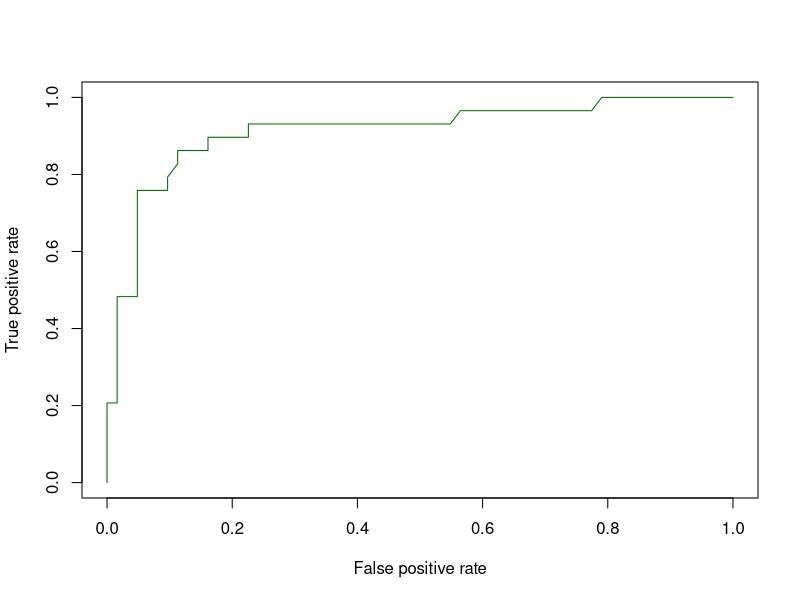
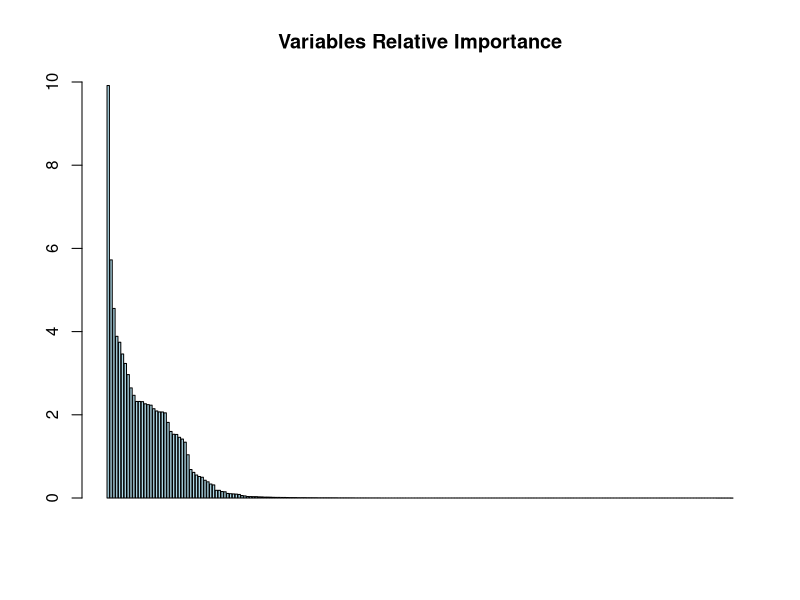

R code for these plots, in order:
##########library##########
library(corrplot)
library(glmnet)
library(e1071)
library(randomForest)
library(caret)
library(dplyr)
library(caret)


rm(list = ls())
CAD4 = read.csv("CAD4.csv")


##########Data Cleaning
options(digits = 5)

#get the summary of the CAD4 dataset
summary(CAD4)

#look at the type of each variable in the dataset
str(CAD4)

#remove the NULL value in the dataset
new_CAD4 = na.omit(CAD4)
new_CAD4


# #get all the categorical attributes and remove the NA values
# CAD4_cat = subset(new_CAD4, select = c(Sex,Obesity,CRF,CVA,`Airway.disease`,`Thyroid.Disease`,CHF,DLP,
#                                        `Weak.Peripheral.Pulse`,`Lung.rales`,`Systolic.Murmur`,`Diastolic.Murmur`,Dyspnea,Atypical,Nonanginal,
#                                        `Exertional.CP`,`LowTH.Ang`,LVH,`Poor.R.Progression`,BBB,VHD,Cath))
# 
# 
# #get all the real-valued attributes and remove the NA values
# CAD4_num = subset(new_CAD4, select = -c(Sex,Obesity,CRF,CVA,`Airway.disease`,`Thyroid.Disease`,CHF,DLP,
#                                         `Weak.Peripheral.Pulse`,`Lung.rales`,`Systolic.Murmur`,`Diastolic.Murmur`,Dyspnea,Atypical,Nonanginal,
#                                         `Exertional.CP`,`LowTH.Ang`,LVH,`Poor.R.Progression`,BBB,VHD,Cath))
# 
# CAD4_num


# #plot a heatmap to see the correlation of all the variables
# factor_vars <- names(which(sapply(new_CAD4, class) == "factor"))
# numeric_vars <- setdiff(colnames(new_CAD4), factor_vars)
# numeric_vars <- setdiff(numeric_vars, "Cath")
# numeric_vars
# numeric_vars_mat <- as.matrix(new_CAD4[, numeric_vars, drop=FALSE])
# numeric_vars_cor <- cor(numeric_vars_mat)
# numeric_vars_cor
# corrplot(numeric_vars_cor)



#convert the character to factor
new_CAD4[sapply(new_CAD4, is.character)] = lapply(new_CAD4[sapply(new_CAD4, is.character)],
                                                   as.factor)


#split the dataset into training set and testing set
train.row = sample(1:nrow(new_CAD4), 0.7*nrow(new_CAD4))
CAD4.train = new_CAD4[train.row,]
CAD4.test = new_CAD4[-train.row,]
CAD4.test
CAD4.train


#Random Forest
CAD4_randomforest = randomForest(Cath ~., data = CAD4.train, importance = TRUE)

#Random Forest
#Calculate the accuracy for Random Forest
CAD4_pred_randomforest = predict(CAD4_randomforest, CAD4.test)

#Create confusion matrix
randomforest_confusion = table(Predicted = CAD4_pred_randomforest, Actual = CAD4.test$Cath)
randomforest_confusion

#calculate the accuracy of random forest with confusion matrix
table = confusionMatrix(CAD4_pred_randomforest,CAD4.test$Cath)
confusion_value = table$overall['Accuracy']
confusion_value


# # define the control using a random forest selection function
# control = rfeControl(functions=rfFuncs, method="cv", number=10)
# # run the RFE algorithm
# results <- rfe(new_CAD4[,1:55], new_CAD4[,56], sizes=c(1:8), rfeControl=control)
# 
# # summarize the results
# results
# # list the chosen features
# predictors(results)


library(ROCR)
#Random Forest
CAD4_pred_RF_test = predict(CAD4_randomforest, CAD4.test, type="prob")
CAD4_pred_RF = prediction( CAD4_pred_RF_test[,2], CAD4.test$Cath)

#Look at the performance of random forest
CAD4_perf_RF = performance(CAD4_pred_RF,"tpr","fpr")
#Plot a simple ROC curve
plot(CAD4_perf_RF, col = "darkgreen")



#Computing AUC for Random Forest
CAD4_AUC_RF = performance(CAD4_pred_RF, "auc")
value = as.numeric(CAD4_AUC_RF@y.values)
value



# estimate variable importance for Random Forest
importance = varImp(CAD4_randomforest)
importance[order(importance[,1]),]
#Plot a barchart of the variable importance
barplot(CAD4_randomforest$importance[order(CAD4_randomforest$importance, decreasing = TRUE)],
        ylim = c(0, 10), main = "Variables Relative Importance",
        col = "lightblue")


#Perform cross validation for random forest
CAD4_rfcv = rfcv(trainx = CAD4.train[,-c(19)],	trainy = CAD4.train[,c(19)],	cv.fold=10,	scale="log",	step=0.5)
CAD4_rfcv
CAD4_cvrandomforest = randomForest(Cath~., data = CAD4.train, na.action = na.exclude, ntree=500, mtry=17)
CAD4_cvrandomforest
CAD4_pred_cvRF = predict(CAD4_cvrandomforest, CAD4.test)


#calculate the accuracy of random forest for cross validation with confusion matrix
RF_confusion_matrix = table(Predicted_Class = CAD4_pred_cvRF, Actual_Class = CAD4.test$Cath)
c1 = (RF_confusion_matrix[1,1]+RF_confusion_matrix[2,2])/
  sum(RF_confusion_matrix)

c1


# CAD4.test = subset(CAD4.test, select = -c(Obesity,LDL,Weight,Na,WBC,Length,CVA,`Airway.disease`,CHF,DLP,
#                                         `Systolic.Murmur`,BMI,HDL,Neut,Edema,`EX.Smoker`,LVH,`Exertional.CP`,
#                                         `LowTH.Ang`))
# 
# CAD4.train = subset(CAD4.train, select = -c(Obesity,LDL,Weight,Na,WBC,Length,CVA,`Airway.disease`,CHF,DLP,
#                                            `Systolic.Murmur`,BMI,HDL,Neut,Edema,`EX.Smoker`,LVH,`Exertional.CP`,
#                                            `LowTH.Ang`))

saveRDS(rf, file = "./rf.rda")
